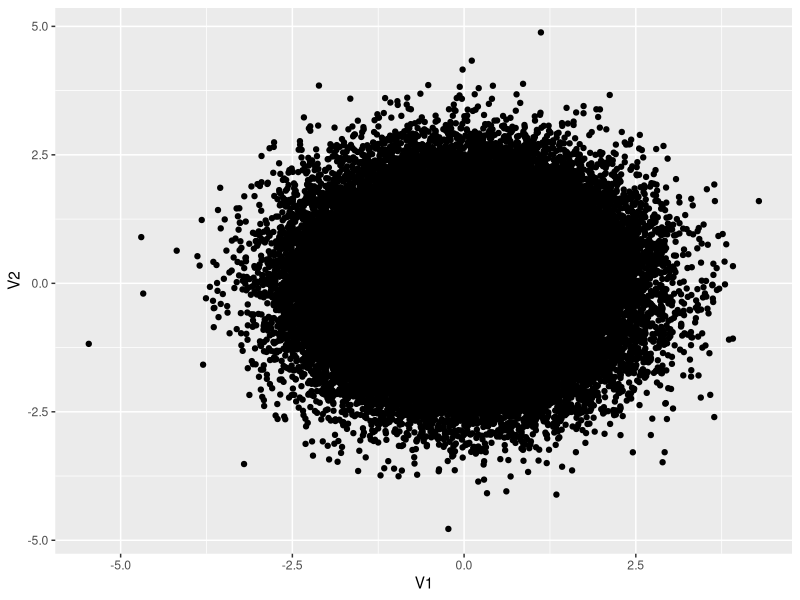
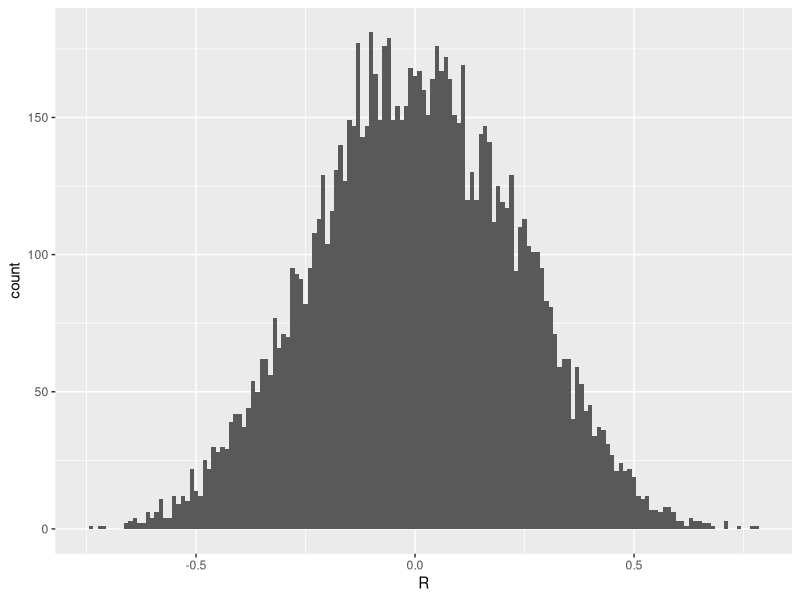
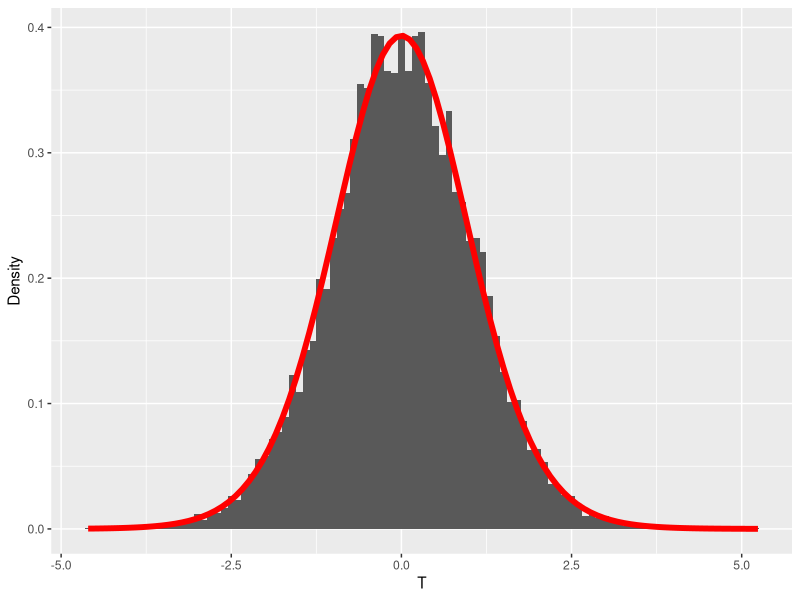
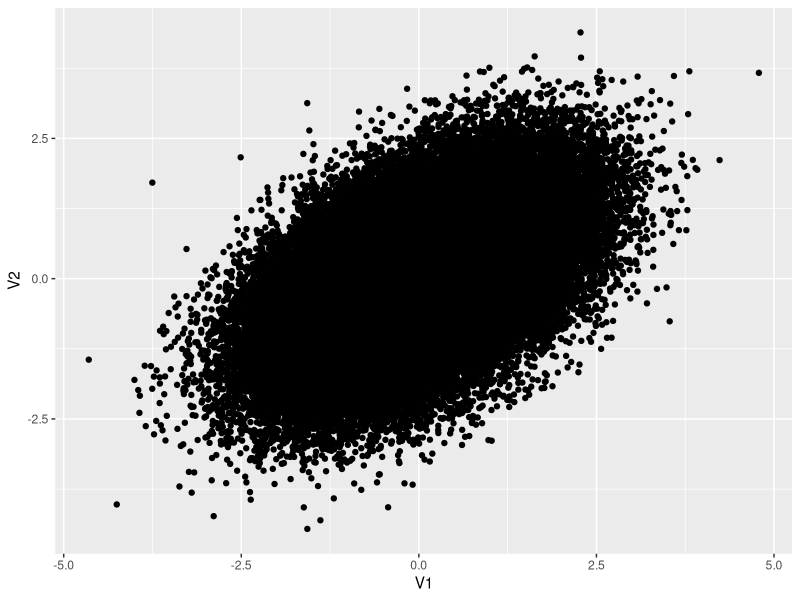

The R source for these figures, in order:
## ---- chunk 1
library(MASS)
set.seed(12345)
N <- 100000
X <- mvrnorm(N,
  mu = c(0, 0),
  Sigma = matrix(c(1, 0, 0, 1), ncol = 2),
  empirical = TRUE
)
head(X)
## ---- chunk 2
#| fig.height: 5
#| fig.width: 5
#| dev: "ragg_png"
library(tidyverse)
X %>%
  as.data.frame() %>%
  ggplot(aes(x = V1, y = V2)) +
  geom_point()
## ---- chunk 3
cor(X) %>% round(5)
## ---- chunk 4
selected_row <- sample(1:N, 20)
print(selected_row)

s1 <- X[selected_row, ]
cor(s1)
## ---- chunk 5
iter <- 10000
samples <- c()
for (i in 1:iter) {
  selected_row <- sample(1:N, 20)
  s_i <- X[selected_row, ]
  cor_i <- cor(s_i)[1, 2]
  samples <- c(samples, cor_i)
}
df <- data.frame(R = samples)
# ヒストグラムの描画
g <- df %>%
  ggplot(aes(x = R)) +
  geom_histogram(binwidth = 0.01)
print(g)
## ---- chunk 6
df %>%
  mutate(T = R * sqrt(18) / sqrt(1 - R^2)) %>%
  ggplot(aes(x = T)) +
  geom_histogram(aes(y = after_stat(density)), binwidth = 0.1) +
  # 自由度18のt分布の確率密度関数を追加
  stat_function(fun = dt, args = list(df = 18), color = "red", linewidth = 2) +
  # Y軸のラベルを変更
  ylab("Density")
## ---- chunk 7
(1 - pt(0.5 * sqrt(18) / sqrt(1 - 0.5^2), df = 18)) * 2
qt(0.975, df = 18)
## ---- chunk 8
set.seed(17)
n <- 20
sampleData <- mvrnorm(n,
  mu = c(0, 0),
  Sigma = matrix(c(1, 0.5, 0.5, 1), ncol = 2),
  empirical = TRUE
)
cor.test(sampleData[, 1], sampleData[, 2])
## ---- chunk 9
set.seed(42)
iter <- 10000
intervals <- data.frame(matrix(NA, nrow = iter, ncol = 2))
names(intervals) <- c("Lower", "Upper")
for (i in 1:iter) {
  selected_row <- sample(1:N, 20)
  s_i <- X[selected_row, ]
  cor_i <- cor.test(s_i[, 1], s_i[, 2])
  intervals[i, ] <- cor_i$conf.int[1:2]
}
#
df <- intervals %>%
  mutate(FLG = ifelse(Lower <= 0 & Upper >= 0, 1, 0)) %>%
  summarise(type1error = mean(FLG)) %>%
  print()
## ---- chunk 10
#| fig.height: 5
#| fig.width: 5
#| dev: "ragg_png"
set.seed(12345)
N <- 100000
X <- mvrnorm(N,
  mu = c(0, 0),
  Sigma = matrix(c(1, 0.5, 0.5, 1), ncol = 2),
  empirical = TRUE
)

X %>%
  as.data.frame() %>%
  ggplot(aes(x = V1, y = V2)) +
  geom_point()
## ---- chunk 11
iter <- 10000
judges <- c()
for (i in 1:iter) {
  selected_row <- sample(1:N, 20)
  s_i <- X[selected_row, ]
  cor_i <- cor.test(s_i[, 1], s_i[, 2])
  judges <- c(judges, cor_i$p.value)
}
df <- data.frame(p = samples) %>%
  mutate(FLG = ifelse(p <= 0.05, 1, 0)) %>%
  summarise(
    sig = sum(FLG == 1),
    non.sig = sum(FLG == 0),
    type2error = non.sig / iter
  ) %>%
  print()
